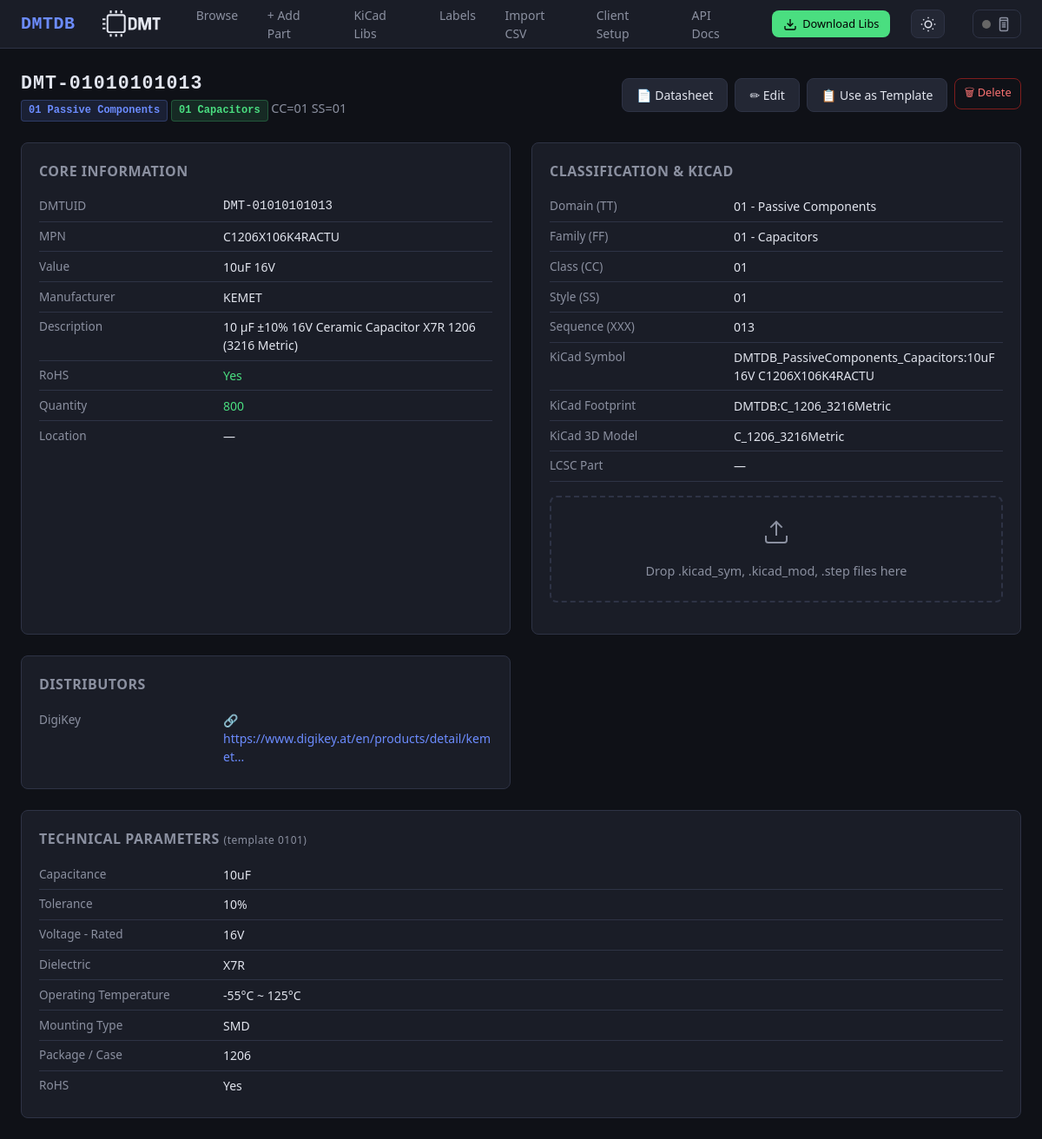
Page /part/DMT-01010101013 on the committed database.
### db/models.py (models this page shows, shortened)
class Base(DeclarativeBase):
    pass

class Part(Base):
    __tablename__ = "parts"
    dmtuid = Column(String(20), primary_key=True)               # DMT-TTFFCCSSXXX
    tt  = Column(String(2), nullable=False, index=True)
    ff  = Column(String(2), nullable=False, index=True)
    cc  = Column(String(2), nullable=False, index=True)
    ss  = Column(String(2), nullable=False, index=True)
    xxx = Column(String(3), nullable=False)
    mpn          = Column(String(200), index=True, default="")
    manufacturer = Column(String(200), index=True, default="")
    value        = Column(String(200), index=True, default="")
    description  = Column(Text, default="")
    quantity     = Column(String(50), default="")
    location     = Column(String(200), default="")
    datasheet    = Column(Text, default="")
    distributor  = Column(Text, default="")
    kicad_symbol    = Column(String(300), default="")
    kicad_footprint = Column(String(300), default="")
    kicad_libref    = Column(String(300), default="")
    kicad_3dmodel   = Column(String(300), default="")
    extra_json = Column(Text, default="{}")
    notes      = Column(Text, default="")
    created_at = Column(DateTime, default=lambda: datetime.now(timezone.utc))
    updated_at = Column(DateTime, default=lambda: datetime.now(timezone.utc),
                        onupdate=lambda: datetime.now(timezone.utc))
    fields = relationship(
        "PartField", back_populates="part",
        cascade="all, delete-orphan", lazy="selectin",
    )
    __table_args__ = (
        Index("ix_ttffccss", "tt", "ff", "cc", "ss"),
    )

class PartField(Base):
    __tablename__ = "part_fields"
    id         = Column(Integer, primary_key=True, autoincrement=True)
    dmtuid     = Column(String(20),
                        ForeignKey("parts.dmtuid", ondelete="CASCADE"),
                        nullable=False, index=True)
    field_name = Column(String(200), nullable=False)
    field_value = Column(Text, nullable=False, default="")
    part = relationship("Part", back_populates="fields")
    __table_args__ = (
        Index("ix_field_lookup", "dmtuid", "field_name"),
    )

### ui/routes_detail.py (the view)
@ui_bp.route("/part/<dmtuid>")
def part_detail(dmtuid: str):
    session = get_session()
    try:
        part = PartsService.get(session, dmtuid)
        if not part:
            abort(404)
        template = get_fields(part.tt, part.ff)
        return render_template(
            "detail.html",
            part=part,
            template=template,
            domain_name=domain_name,
            family_name=family_name,
            parse_distributors=parse_distributors,
        )
    finally:
        session.close()

### db/engine.py (called while the page is built)
def get_session() -> Session:
    if _SessionLocal is None:
        raise RuntimeError("Database not initialised - call init_db() first")
    return _SessionLocal()

### schema/loader.py (called while the page is built)
def domain_name(tt: str) -> str:
    return _domain_map.get(tt, "Unknown")

def family_name(tt: str, ff: str) -> str:
    return _family_map.get(f"{tt}{ff}", "Unknown")

### schema/templates.py (called while the page is built)
def get_fields(tt: str, ff: str) -> Optional[list[str]]:
    return _templates.get(f"{tt}{ff}")

### services/parts_service.py (called while the page is built)
    @staticmethod
    def get(session: Session, dmtuid: str) -> Part | None:
        return session.get(Part, dmtuid.upper())

### ui/routes_detail.py (called while the page is built)
def parse_distributors(distributor_field: str) -> list:
    if not distributor_field:
        return []
    try:
        data = json.loads(distributor_field)
        if isinstance(data, list):
            return data
        return []
    except (json.JSONDecodeError, TypeError):
        return []

### templates/detail.html (shortened to what this page needs)
{% extends "base.html" %}
{% block content %}
<div class="page-header">
  <div>
    <h1 style="font-family:var(--mono); letter-spacing:1px;">{{ part.dmtuid }}</h1>
    <span class="subtitle">
      <span class="badge badge-domain">{{ part.tt }} {{ domain_name(part.tt) }}</span>
      <span class="badge badge-family">{{ part.ff }} {{ family_name(part.tt, part.ff) }}</span>
      CC={{ part.cc }} SS={{ part.ss }}
    </span>
  </div>
  <div style="display:flex; gap:.5rem;">
    {% if part.datasheet %}
    {% if part.datasheet.startswith('http') %}
    <a href="{{ part.datasheet }}" target="_blank" rel="noopener" class="btn btn-secondary">📄 Datasheet</a>
    {% else %}
    <a href="/datasheets/{{ part.datasheet }}" target="_blank" rel="noopener" class="btn btn-secondary">📄 Datasheet</a>
    {% endif %}
    {% endif %}
    <a href="/part/{{ part.dmtuid }}/edit" class="btn btn-secondary">✏ Edit</a>
    <a href="/part/add?template={{ part.dmtuid }}" class="btn btn-secondary"
      title="Create new part using this as template">📋 Use as Template</a>
    <form method="post" action="/part/{{ part.dmtuid }}/delete" onsubmit="return confirm('Delete {{ part.dmtuid }}?');"
      style="display:inline;">
      <button type="submit" class="btn btn-danger btn-sm">🗑 Delete</button>
    </form>
  </div>
</div>
<div class="detail-grid">
  <div class="detail-card">
    <h2>Core Information</h2>
    <div class="field-row"><span class="field-label">DMTUID</span><span class="field-value"
        style="font-family:var(--mono)">{{ part.dmtuid }}</span></div>
    <div class="field-row"><span class="field-label">MPN</span><span class="field-value">{{ part.mpn or '—' }}</span>
    </div>
    <div class="field-row"><span class="field-label">Value</span><span class="field-value">{{ part.value or '—'
        }}</span></div>
    <div class="field-row"><span class="field-label">Manufacturer</span><span class="field-value">{{ part.manufacturer
        or '—' }}</span></div>
    <div class="field-row"><span class="field-label">Description</span><span class="field-value">{{ part.description or
        '—' }}</span></div>
    {% set rohs_val = namespace(value='—') %}
    {% for f in part.fields if f.field_name == 'RoHS' %}{% set rohs_val.value = f.field_value %}{% endfor %}
    <div class="field-row"><span class="field-label">RoHS</span><span class="field-value"
        style="{% if rohs_val.value in ['Yes', 'YES', 'Compliant', 'COMPLIANT'] %}color:var(--green);{% elif rohs_val.value in ['No', 'NO', 'Non-Compliant'] %}color:var(--red);{% endif %}">{{
        rohs_val.value }}</span></div>
    <div class="field-row"><span class="field-label">Quantity</span><span class="field-value"
        style="color:var(--green);">{{ part.quantity or '—' }}</span></div>
    <div class="field-row"><span class="field-label">Location</span><span class="field-value">{{ part.location or '—'
        }}</span></div>
  </div>
  <div class="detail-card">
    <h2>Classification & KiCad</h2>
    <div class="field-row"><span class="field-label">Domain (TT)</span><span class="field-value">{{ part.tt }} - {{
        domain_name(part.tt) }}</span></div>
    <div class="field-row"><span class="field-label">Family (FF)</span><span class="field-value">{{ part.ff }} - {{
        family_name(part.tt, part.ff) }}</span></div>
    <div class="field-row"><span class="field-label">Class (CC)</span><span class="field-value">{{ part.cc }}</span>
    </div>
    <div class="field-row"><span class="field-label">Style (SS)</span><span class="field-value">{{ part.ss }}</span>
    </div>
    <div class="field-row"><span class="field-label">Sequence (XXX)</span><span class="field-value">{{ part.xxx
        }}</span></div>
    <div class="field-row"><span class="field-label">KiCad Symbol</span><span class="field-value" id="kicad-symbol">{{
        part.kicad_symbol
        or '—' }}</span></div>
    <div class="field-row"><span class="field-label">KiCad Footprint</span><span class="field-value"
        id="kicad-footprint">{{
        part.kicad_footprint or '—' }}</span></div>
    <div class="field-row"><span class="field-label">KiCad 3D Model</span><span class="field-value"
        id="kicad-3dmodel">{{
        part.kicad_3dmodel or '—' }}</span></div>
    <div class="field-row"><span class="field-label">LCSC Part</span><span class="field-value" id="kicad-lcsc">{{
        part.kicad_libref
        or '—' }}</span></div>
    {% set rohs_data = 'YES' %}
    {% for f in part.fields if f.field_name == 'RoHS' %}{% set rohs_data = f.field_value %}{% endfor %}
    <div id="kicadDropzone" class="kicad-dropzone" data-dmtuid="{{ part.dmtuid }}" data-mpn="{{ part.mpn or '' }}"
      data-value="{{ part.value or '' }}" data-footprint="{{ part.kicad_footprint or '' }}"
      data-datasheet="{{ part.datasheet or '' }}" data-description="{{ part.description or '' }}"
      data-manufacturer="{{ part.manufacturer or '' }}" data-rohs="{{ rohs_data }}">
      <svg width="32" height="32" viewBox="0 0 24 24" fill="none" stroke="currentColor" stroke-width="1.5">
        <path d="M21 15v4a2 2 0 0 1-2 2H5a2 2 0 0 1-2-2v-4" />
        <polyline points="17 8 12 3 7 8" />
        <line x1="12" y1="3" x2="12" y2="15" />
      </svg>
      <p>Drop .kicad_sym, .kicad_mod, .step files here</p>
    </div>
  </div>
  {% if part.distributor %}
  <div class="detail-card">
    <h2>Distributors</h2>
    {% set distributors = parse_distributors(part.distributor) %}
    {% if distributors %}
    {% for dist in distributors %}
    <div class="field-row">
      <span class="field-label">{{ dist.name or 'Distributor ' ~ loop.index }}</span>
      <span class="field-value">
        <a href="{{ dist.url }}" target="_blank" rel="noopener" class="distributor-link">
          🔗 {{ dist.url | truncate(50) }}
        </a>
      </span>
    </div>
    {% endfor %}
    {% endif %}
  </div>
  {% endif %}
  {% if part.fields %}
  <div class="detail-card" style="grid-column: 1 / -1;">
    <h2>Technical Parameters
      {% if template %}
      <span style="font-weight:400; font-size:.75rem; color:var(--text-dim); text-transform:none;"> (template {{ part.tt
        }}{{ part.ff }})</span>
      {% endif %}
    </h2>
    {% for f in part.fields %}
    <div class="field-row">
      <span class="field-label">{{ f.field_name }}</span>
      <span class="field-value">{{ f.field_value }}</span>
    </div>
    {% endfor %}
  </div>
  {% endif %}
</div>
{% endblock %}

### static/css/style.css (style rules this page uses)
:root { --bg: #0f1117; --surface: #1a1d27; --surface2: #232734; --border: #2e3345; --text: #e1e4ed; --text-dim: #8b90a0; --accent: #6c8cff; --accent-hover: #8aa4ff; --green: #4ade80; --red: #f87171; --yellow: #fbbf24; --orange: #fb923c; --radius: 8px; --font: 'Segoe UI', system-ui, -apple-system, sans-serif; --mono: 'JetBrains Mono', 'Fira Code', 'Consolas', monospace; --card: var(--surface); --hover: var(--surface2); }
*, *::before, *::after { box-sizing: border-box; margin: 0; padding: 0; }
body { font-family: var(--font); background: var(--bg); color: var(--text); line-height: 1.5; }
.btn { display: inline-flex; align-items: center; gap: .4rem; padding: .5rem 1rem; border-radius: var(--radius); font-size: .875rem; font-weight: 500; text-decoration: none; border: 1px solid var(--border); cursor: pointer; transition: all .15s; font-family: var(--font); }
.btn-secondary { background: var(--surface2); color: var(--text); }
.btn-danger { background: transparent; color: var(--red); border-color: #7f1d1d; }
.btn-sm { padding: .35rem .65rem; font-size: .8rem; }
.detail-grid { display: grid; grid-template-columns: 1fr 1fr; gap: 1.5rem; }
.detail-card { background: var(--surface); border: 1px solid var(--border); border-radius: var(--radius); padding: 1.25rem; }
.detail-card h2 { font-size: 1rem; color: var(--text-dim); margin-bottom: .75rem; text-transform: uppercase; letter-spacing: .5px; font-weight: 600; }
.field-row { display: flex; gap: .75rem; padding: .4rem 0; border-bottom: 1px solid var(--border); }
.field-row:last-child { border-bottom: none; }
.field-label { flex: 0 0 200px; color: var(--text-dim); font-size: .85rem; }
.field-value { flex: 1; font-size: .875rem; word-break: break-word; }
.kicad-dropzone { border: 2px dashed var(--border); border-radius: var(--radius); padding: 1.25rem; text-align: center; margin-bottom: 1rem; transition: all .2s; color: var(--text-dim); }
.kicad-dropzone svg { margin-bottom: .25rem; }
.kicad-dropzone p { font-size: .85rem; margin: 0; }
.page-header { display: flex; align-items: center; justify-content: space-between; margin-bottom: 1.5rem; flex-wrap: wrap; gap: .75rem; }
.page-header h1 { font-size: 1.35rem; font-weight: 700; }
.page-header .subtitle { color: var(--text-dim); font-size: .9rem; }
.badge { display: inline-block; padding: .15rem .5rem; border-radius: 4px; font-size: .75rem; font-weight: 600; font-family: var(--mono); }
.badge-domain { background: #6c8cff20; color: var(--accent); border: 1px solid #6c8cff40; }
.badge-family { background: #4ade8020; color: var(--green); border: 1px solid #4ade8040; }

### templates/detail.html (style rules this page uses)
.kicad-dropzone { margin-top: 1rem; padding: 1.5rem; border: 2px dashed var(--border); border-radius: 8px; text-align: center; cursor: pointer; transition: all 0.2s ease; background: var(--surface); color: var(--text-dim); }
.kicad-dropzone p { margin: 0.5rem 0 0 0; font-size: 0.9rem; }
.distributor-link { color: var(--accent); text-decoration: none; transition: color 0.2s ease; }

### rows in the picture
Part: dmtuid "DMT-01010101013", tt "01", tt "Passive Components", ff "01", tt+ff "Capacitors", cc "01", ss "01", mpn "C1206X106K4RACTU", value "10uF 16V", manufacturer "KEMET", description "10 µF ±10% 16V Ceramic Capacitor X7R 1206 (3216 Metric)", quantity "800", location "—", xxx "013", kicad_symbol "DMTDB_PassiveComponents_Capacitors:10uF 16V C1206X106K4RACTU", kicad_footprint "DMTDB:C_1206_3216Metric", kicad_3dmodel "C_1206_3216Metric", kicad_libref "—"
PartField: value "Yes", field_name "RoHS", field_value "Yes"
PartField: field_name "Capacitance", field_value "10uF"
PartField: field_name "Tolerance", field_value "10%"
PartField: field_name "Voltage - Rated", field_value "16V"
PartField: field_name "Dielectric", field_value "X7R"
PartField: field_name "Operating Temperature", field_value "-55°C ~ 125°C"
PartField: field_name "Mounting Type", field_value "SMD"
PartField: field_name "Package / Case", field_value "1206"

### other values in the picture
{{ dist.name or 'Distributor ' ~ loop.index }} "DigiKey"
{{ dist.url | truncate(50) }} "https://www.digikey.at/en/products/detail/kemet..."
